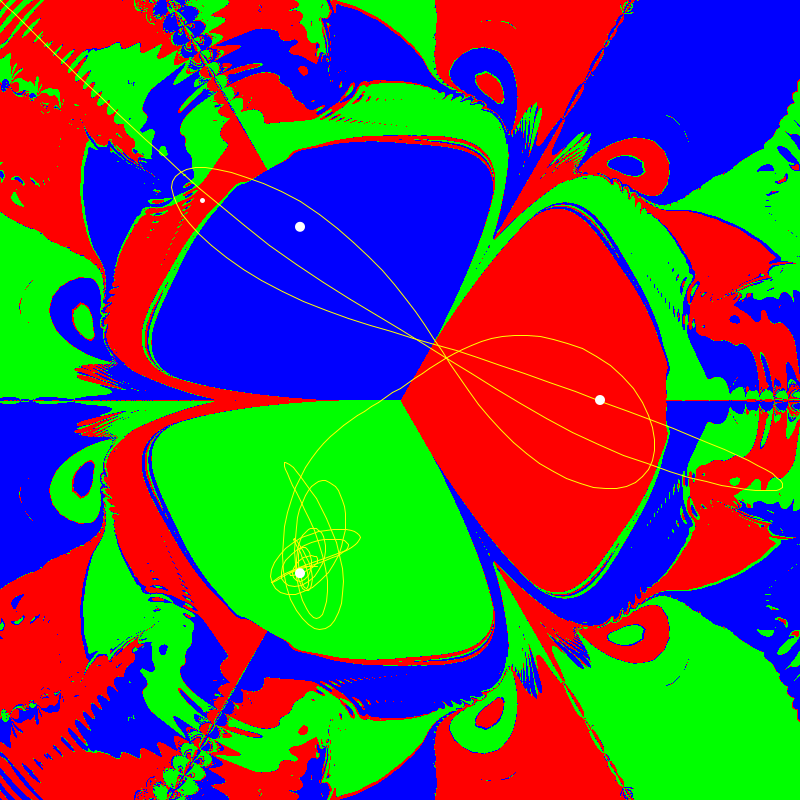
Frame 1 (no input)
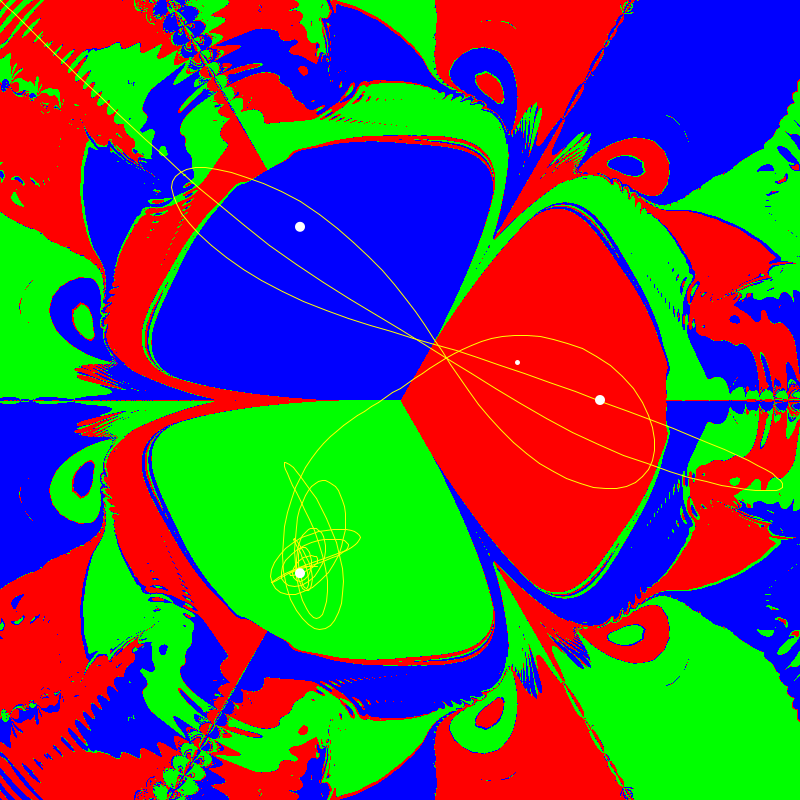
Frame 60 (the mouse pressed at the canvas centre just before this capture)
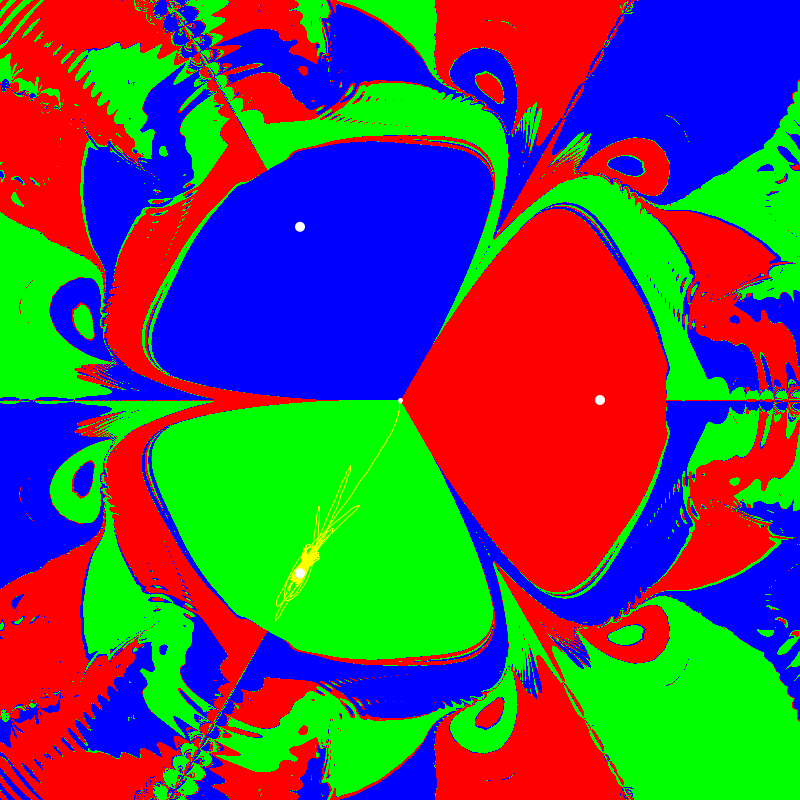
Frame 120 (the mouse held since frame 60 and released just before this capture)

The Processing sketch that drew these frames (run headless with seeded random() and noise(); from frame 60 on, the mouse is pressed at the canvas centre):

// Processing sketch: magnetPendulum
// ── magnetPendulum.pde
ArrayList<PVector> magnets;
PVector p;
PVector v;
PVector a;
float k = 1;
float kf = k*.01;
float km = k*.2;
float kp = k*.1;
int maxtries = 2000;
color[] myPixels;

float size = 2;

int finalmag;//used in many places probably shouldn't be global

void setup() {
  size(800, 800);
  loadPixels();
  myPixels = new color[pixels.length];
  magnets = new ArrayList<PVector>();
  for (float theta = 0; theta < TWO_PI; theta += TWO_PI/3.0) {
    magnets.add(PVector.fromAngle(theta));
  }
  p = new PVector(-1, 1);
  v = new PVector(0, 0);
  a = new PVector(0, 0);
  stroke(255,255,0);
  strokeWeight(1);
  fill(255);
  colorMode(HSB,360,100,100);
  for(int x = 0;x<width;x++){
    for(int y = 0;y<height;y++){
      PVector p = toCoord(new PVector(x,y));
      int loc = x + y * width;
      color c;
      int[] result = simulate(p.x,p.y); 
      int sim = result[0];
      int tries = result[1];
      float l = 1;// 1/exp((log(256)/(maxtries*maxtries)*tries*tries));
      if(sim == 0){
        c = color(0,100,l*100);
      } else if(sim == 1){
        c = color(240,100,l*100);
      } else if(sim == 2){
        c = color(120,100,l*100);
      } else {
        c = color(0,0,0);
      }
      myPixels[loc] = c;
    }
  }
  colorMode(RGB,255,255,255);
}

void draw() {
  loadPixels();
  for(int i = 0; i < myPixels.length; i++){
    pixels[i] = myPixels[i];
  }
  updatePixels();
  stroke(255,255,0);
  strokeWeight(1);
  PVector pp = new PVector(mouseX,mouseY);
  PVector ptemp = toCoord(pp);
  ArrayList<PVector> trace = getTrace(ptemp.x,ptemp.y);
  for(int i = 0; i < trace.size()-1;i++){
    PVector p1 = toPixel(trace.get(i));
    PVector p2 = toPixel(trace.get(i+1));
    line(p1.x,p1.y,p2.x,p2.y);
  }
  fill(255);
  noStroke();
  for(PVector mag: magnets){
    PVector magp = toPixel(mag);
    float r = 5;
    ellipse(magp.x,magp.y,2*r,2*r);
    
  }
  
  //apply forces
  //friction
  PVector Ff = v.copy().mult(-1*kf);
  a.add(Ff);
  //magnets
  for (PVector mag : magnets) {
    PVector dp = PVector.sub(mag, p);
    PVector Fm = dp.copy().normalize().mult(km*1/dp.magSq()).limit(.5);
    a.add(Fm);
  }
  //pendulum (hooke's law)
  PVector Fp = p.copy().mult(-kp);
  a.add(Fp);

  //update
  v.add(a);
  p.add(v.copy().mult(1.0/60.0));
  a.mult(0);

  //draw
  PVector ppp = toPixel(p);
  stroke(255);
  strokeWeight(5);
  point(ppp.x, ppp.y);
  ArrayList<PVector> pmagnets = new ArrayList<PVector>();
  for (PVector mag : magnets) {
    PVector pmag = toPixel(mag);
    point(pmag.x, pmag.y);
  }
}

PVector toCoord(PVector v) {
  float x = v.x;
  float y = v.y;
  x = map(x, 0, width, -size, size);
  y = map(y, height, 0, -size, size);
  return new PVector(x, y);
}

PVector toPixel(PVector v) {
  float x = v.x;
  float y = v.y;
  x = map(x, -size, size, 0, width);
  y =map(y, -size, size, height, 0);
  return new PVector(x, y);
}

int[] simulate(float x, float y) {
  PVector p = new PVector(x, y);
  PVector v = new PVector(0, 0);
  PVector a = new PVector(0, 0);
  int tries = 0;
  while (!isDone(p,v) && tries < maxtries) {

    //apply forces
    //friction
    PVector Ff = v.copy().mult(-1*kf);
    a.add(Ff);
    //magnets
    for (PVector mag : magnets) {
      PVector dp = PVector.sub(mag, p);
      PVector Fm = dp.copy().normalize().mult(km*1/dp.magSq()).limit(.5);
      a.add(Fm);
    }
    //pendulum (hooke's law)
    PVector Fp = p.copy().mult(-kp);
    a.add(Fp);

    //update
    v.add(a);
    p.add(v.copy().mult(1.0/60.0));
    a.mult(0);


    tries++;
  }
  int[] ans = {finalmag,tries};
  return ans;
}

ArrayList<PVector> getTrace(float x, float y){
  PVector p = new PVector(x, y);
  PVector v = new PVector(0, 0);
  PVector a = new PVector(0, 0);
  int tries = 0;
  ArrayList<PVector> trace = new ArrayList<PVector>();
  while (!isDone(p,v) && tries < maxtries) {
    trace.add(p.copy());
    //apply forces
    //friction
    PVector Ff = v.copy().mult(-1*kf);
    a.add(Ff);
    //magnets
    for (PVector mag : magnets) {
      PVector dp = PVector.sub(mag, p);
      PVector Fm = dp.copy().normalize().mult(km*1/dp.magSq()).limit(.5);
      a.add(Fm);
    }
    //pendulum (hooke's law)
    PVector Fp = p.copy().mult(-kp);
    a.add(Fp);

    //update
    v.add(a);
    p.add(v.copy().mult(1.0/60.0));
    a.mult(0);

    tries++;
  }
  return trace;
}

boolean isDone(PVector p, PVector v) {
  int nearest = -1;
  float nearestdsq = 10000000;
  for (int i = 0; i < magnets.size(); i++) {
    PVector mag = magnets.get(i);
    float dsq = PVector.sub(mag, p).magSq();
    if (dsq<nearestdsq) {
      nearest = i;
      nearestdsq = dsq;
    }
  }
  if (nearestdsq < .01 && v.magSq() < .01) {
    finalmag = nearest;
    return true;
  }
  finalmag = -1;
  return false;
}

void mousePressed(){
  PVector pp = new PVector(mouseX,mouseY);
  p = toCoord(pp);
  v = new PVector();
  a = new PVector();
}
